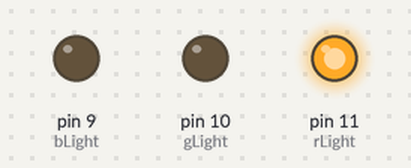
Recording of a sketch running on a simulated Arduino Uno, built with avr-gcc and run on an emulated ATmega328P. Shown: output pins drawn as LEDs (lit = HIGH).

Above: at 0.05 s.
At 0.9 s:
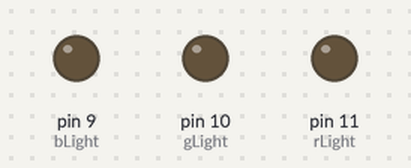
At 2.2 s:
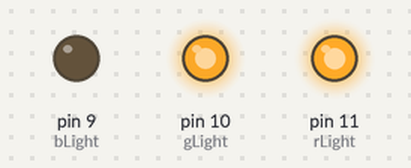
At 4.4 s:
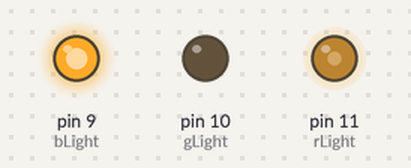
At 6.95 s:
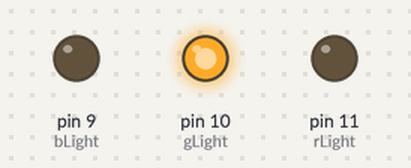
At 9.5 s:
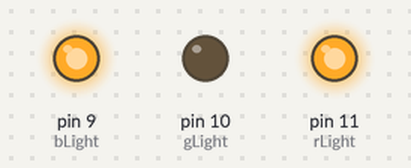
Timing chart, 0 to 12.4 s (numbered marks = the images above):
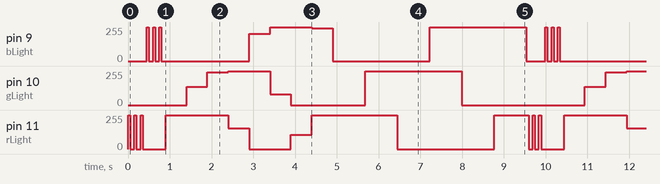

Measured:
- by itself, pin 10 (gLight): repeats every 9.5 s: 247/255 0.50 s, 255/255 1.0 s, 81/255 0.50 s, 0/255 1.8 s, 255/255 2.3 s, 0/255 2.9 s, 136/255 0.50 s
- by itself, pin 9 (bLight): repeats every 9.5 s: 2 × (0/255 0.10 s, 255/255 0.05 s), 0/255 2.1 s, 204/255 0.50 s, 255/255 1.0 s, 247/255 0.50 s, 0/255 2.3 s, 255/255 2.3 s, 0/255 0.45 s, 255/255 0.05 s

The sketch:

rgb_battery.ino
```cpp
//int rLight = 3;//11;
//int gLight = 5; //10;
//int bLight =6; //9;

int rLight = 11;
int gLight = 10;
int bLight =9;


void setup() {
  // put your setup code here, to run once:
pinMode(rLight, OUTPUT);
pinMode(gLight, OUTPUT);
pinMode(bLight, OUTPUT);

//Serial.begin(9600);
}

void loop() {
  //showSOS();
  //switchSOS();
  //toggleLight(switch1,  light1);
  //toggleLight(switch2,  light2);
  //toggleLight(switch3,  light3);

  /*
  setColor(195, 0, 255);
  delay(1001);
   setColor(13, 166, 255);
   delay(1001);
   */

  police();
  chunkyRainbow();
  smoothRainbow();
}

void police(){
    blinkColor(255,0,0,50,100,3);
     blinkColor(0,0,255,50,100,3);
}

void smoothRainbow(){
  int d = 3;
  int r=255;
  int g=0;
  int b=0;

  int stepValue = 1;


  for(g=0; g<255; g+= stepValue){
    setColor(r,g,b);
    delay(d);
  }
  for(r=255; r>0; r-= stepValue){
    setColor(r,g,b);
    delay(d);
  }
  for(b=0; b<255; b+= stepValue){
    setColor(r,g,b);
    delay(d);
  }
  for(g=255; g>0; g-= stepValue){
    setColor(r,g,b);
    delay(d);
  }
  for(r=0; r<255; r+= stepValue){
    setColor(r,g,b);
    delay(d);
  }
  for(b=255; b>0; b-= stepValue){
    setColor(r,g,b);
    delay(d);
  }
}

void chunkyRainbow(){
  showColor(255,0,0);
  showColor(255,136,0);
  showColor(255,247,0);
  showColor(157,255,0);
  showColor(0,255,204);
  showColor(0,81,255);
  showColor(106,0,255);
  showColor(255,0,247);
}

void showColor(int r, int g, int b){
  setColor(r,g,b);
  delay(500);
}

void setColor(int r, int g, int b){
  analogWrite(rLight, r);
  analogWrite(gLight, g);
  analogWrite(bLight, b);
}


void lightOn(int theLight){
  digitalWrite(theLight, HIGH);
}

void lightOff(int theLight){
  digitalWrite(theLight, LOW);
}


void toggleLight(int theSwitch, int theLight){
  if (digitalRead(theSwitch) == HIGH){
    digitalWrite(theLight, HIGH);
  }
  else{
    digitalWrite(theLight, LOW);
  }

}

void blinkLight(int theLight){
  digitalWrite(theLight, HIGH);
  delay(100);
  digitalWrite(theLight, LOW);
  delay(900);
}

void blinkColor(int r, int g, int b, int timeOn, int timeOff, int repeat){
  for (int i = 0; i< repeat; i++){
    setColor(r,g,b);
    delay(timeOn);
    setColor(0,0,0);
    delay(timeOff);
  }
}

/*
void switchSOS(){
  int switch1Value = digitalRead(switch1);
  if (switch1Value == HIGH){
    showSOS();
  }
  else{
    digitalWrite(light, HIGH);
  }
}
*/
void showSOS(){
   showS();
   showO();
   showS();
   delay(1000);
}


int dot = 250;
int dash = 500;
int gap=100;

void showS(){
  showDot();
  showDot();
  showDot();
  delay(gap);
}

void showO(){
  showDash();
  showDash();
  showDash();
  delay(gap);
}

void showDot(){
  showDotDash(dot);
}

void showDash(){
  showDotDash(dash);
}


void showDotDash(int dotdash){
  /*
   digitalWrite(light1, HIGH); // turn the LED on (HIGH is the voltage level)
   delay(dotdash); // wait for a second
   digitalWrite(light1, LOW); // turn the LED off by making the voltage LOW
   delay(gap);
   */
}
```
